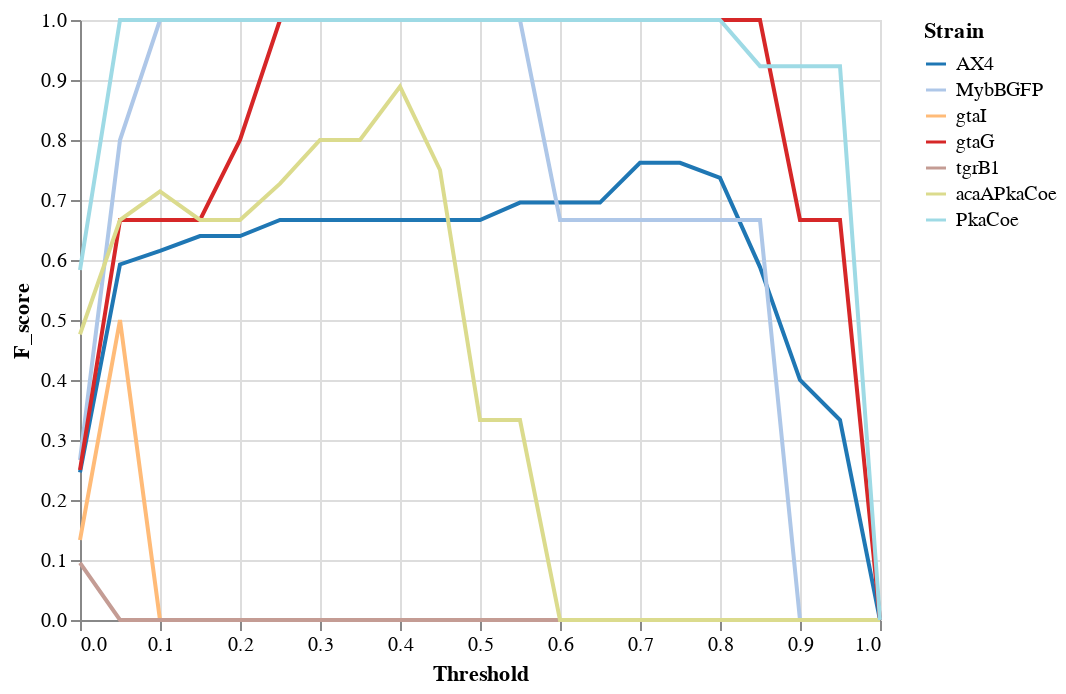

Source (notebook cell):
### Code cell
prfs_strains=pd.DataFrame()
strains_plot=[]
for strain in strains:
    strain_prfs=fold_results[strain]['prfs_all'].query('Stage =="'+target+'"').copy()
    strain_prfs['Strain']=strain    
    if (strain_prfs['F_score']!=0).any():
        strains_plot.append(strain)
        prfs_strains=prfs_strains.append(strain_prfs)
display(alt.Chart(prfs_strains).mark_line().encode(x='Threshold',y='F_score',
        color=alt.Color('Strain'
              ,scale=alt.Scale(domain=strains_plot,range=[rgb2hex(colour_dict[strain]) for strain in strains_plot])
                                                  )))

### Figure 1 — Vega-Lite specification as saved in the notebook (floating-point values rounded to 4 significant figures; data arrays with more than 128 entries replaced by an {"elided": "..."} marker saying what was removed)
{"config": {"view": {"continuousWidth": 400, "continuousHeight": 300}}, "data": {"name": "data-f5477a5d0a14799b294c3f13202eb531"}, "mark": "line", "encoding": {"color": {"type": "nominal", "field": "Strain", "scale": {"domain": ["AX4", "MybBGFP", "gtaI", "gtaG", "tgrB1", "acaAPkaCoe", "PkaCoe"], "range": ["#1f77b4", "#aec7e8", "#ffbb78", "#d62728", "#c49c94", "#dbdb8d", "#9edae5"]}}, "x": {"type": "quantitative", "field": "Threshold"}, "y": {"type": "quantitative", "field": "F_score"}}, "$schema": "https://vega.github.io/schema/vega-lite/v4.0.2.json", "datasets": {"data-f5477a5d0a14799b294c3f13202eb531": {"elided": "147 records"}}}
